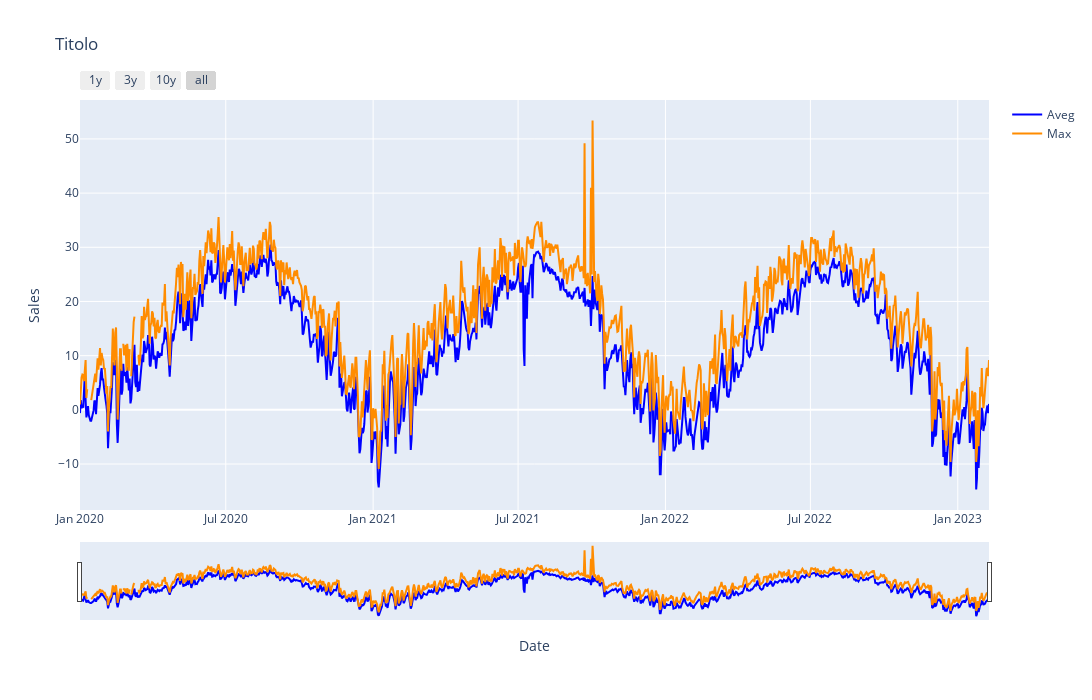

Notebook code cell kept with this figure:
### Code cell
### ZOOM 

import plotly.graph_objects as go
fig = go.Figure()

#Actual 
fig.add_trace(go.Scatter(x = df.index, 
                         y = df['tavg'],
                         mode = "lines",
                         name = "Aveg",
                         line_color='#0000FF',
                         ))
##############################################################
#Predicted 
fig.add_trace(go.Scatter(x = df.index, 
                         y = df['tmax'],
                         mode = "lines", 
                         name = "Max",
                         line_color='#ff8c00',
                         ))

##############################################################
# adjust layout
fig.update_layout(title = "Titolo",
                  xaxis_title = "Date",
                  yaxis_title = "Sales",
                  width = 1700,
                  height = 700,
                  )
####################################################################
# zoomming
fig.update_xaxes(
    rangeslider_visible=True,
    rangeselector=dict(
        buttons=list([
            dict(count=1, label="1y", step="year", stepmode="backward"),
            dict(count=2, label="3y", step="year", stepmode="backward"),
            dict(count=10, label="10y", step="year", stepmode="backward"),
            dict(step="all")
        ])
    )
)

### Figure 1 — Plotly figure (JSON) as saved in the notebook; plotly's stock layout.template omitted (floating-point values rounded to 4 significant figures; data arrays with more than 128 entries replaced by an {"elided": "..."} marker saying what was removed)
{"data": [{"line": {"color": "#0000FF"}, "mode": "lines", "name": "Aveg", "type": "scatter", "x": {"elided": "1136 str values"}, "y": {"elided": "1136 float values"}}, {"line": {"color": "#ff8c00"}, "mode": "lines", "name": "Max", "type": "scatter", "x": {"elided": "1136 str values"}, "y": {"elided": "1136 float values"}}], "layout": {"height": 700, "title": {"text": "Titolo"}, "width": 1700, "xaxis": {"rangeselector": {"buttons": [{"count": 1, "label": "1y", "step": "year", "stepmode": "backward"}, {"count": 2, "label": "3y", "step": "year", "stepmode": "backward"}, {"count": 10, "label": "10y", "step": "year", "stepmode": "backward"}, {"step": "all"}]}, "rangeslider": {"visible": true}, "title": {"text": "Date"}}, "yaxis": {"title": {"text": "Sales"}}}}
